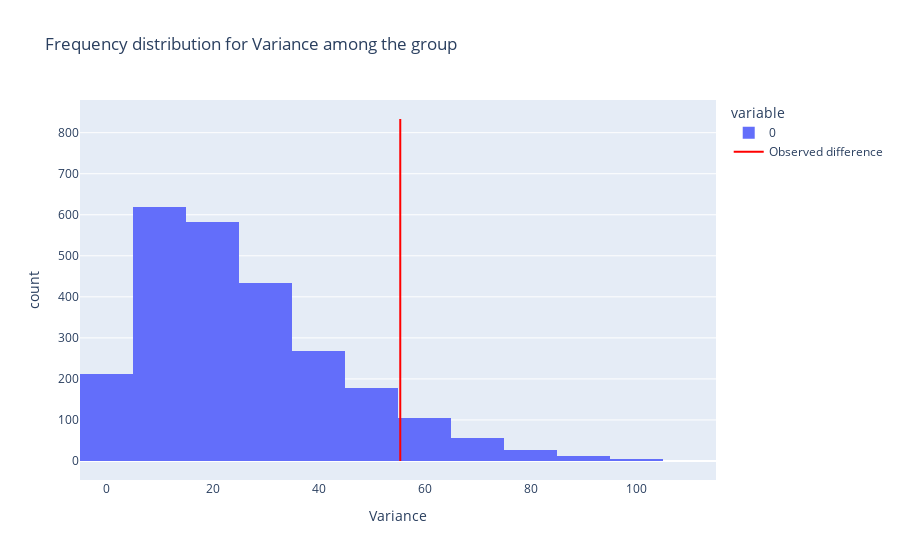

Here is the notebook cell this chart was saved with:
### Code cell
fig = px.histogram(permuted_vars, nbins=12, labels={'value': 'Variance'}, title="Frequency distribution for Variance among the group")

# Add a vertical line at difference
fig.add_trace(go.Scatter(x=[ob_var,ob_var], y=[0, len(permuted_vars)/3], mode='lines', name='Observed difference', line=dict(color='red', width=2)))

fig.show()

### Figure 1 — Plotly figure (JSON) as saved in the notebook; plotly's stock layout.template omitted (floating-point values rounded to 4 significant figures; data arrays with more than 128 entries replaced by an {"elided": "..."} marker saying what was removed)
{"data": [{"alignmentgroup": "True", "bingroup": "x", "hovertemplate": "variable=0<br>Variance=%{x}<br>count=%{y}<extra></extra>", "legendgroup": "0", "marker": {"color": "#636efa", "pattern": {"shape": ""}}, "name": "0", "nbinsx": 12, "offsetgroup": "0", "orientation": "v", "showlegend": true, "type": "histogram", "x": {"elided": "2500 float values"}, "xaxis": "x", "yaxis": "y"}, {"line": {"color": "red", "width": 2}, "mode": "lines", "name": "Observed difference", "type": "scatter", "x": [55.43, 55.43], "y": [0, 833.3]}], "layout": {"barmode": "relative", "legend": {"title": {"text": "variable"}, "tracegroupgap": 0}, "title": {"text": "Frequency distribution for Variance among the group"}, "xaxis": {"anchor": "y", "domain": [0, 1], "title": {"text": "Variance"}}, "yaxis": {"anchor": "x", "domain": [0, 1], "title": {"text": "count"}}}}
